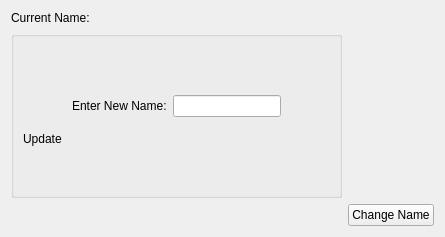
                 <widget class="QWidget" name="editNamePage">
                  <layout class="QGridLayout" name="gridLayout_6">
                   <item row="1" column="0">
                    <widget class="QGroupBox" name="editNamePageLayout">
                     <layout class="QVBoxLayout" name="verticalLayout_22">
                      <item>
                       <spacer name="verticalSpacer_25">
                        <property name="orientation">
                         <enum>Qt::Vertical</enum>
                        </property>
                        <property name="sizeHint" stdset="0">
                         <size>
                          <width>20</width>
                          <height>40</height>
                         </size>
                        </property>
                       </spacer>
                      </item>
                      <item>
                       <widget class="QFrame" name="frameEditUser">
                        <layout class="QHBoxLayout" name="horizontalLayout_16">
                         <item>
                          <spacer name="horizontalSpacer_33">
                           <property name="orientation">
                            <enum>Qt::Horizontal</enum>
                           </property>
                           <property name="sizeHint" stdset="0">
                            <size>
                             <width>40</width>
                             <height>20</height>
                            </size>
                           </property>
                          </spacer>
                         </item>
                         <item>
                          <widget class="QLabel" name="enterNewNameLabel">
                           <property name="text">
                            <string>Enter New Name:</string>
                           </property>
                          </widget>
                         </item>
                         <item>
                          <widget class="QLineEdit" name="enterNewNamelineEdit"/>
                         </item>
                         <item>
                          <spacer name="horizontalSpacer_34">
                           <property name="orientation">
                            <enum>Qt::Horizontal</enum>
                           </property>
                           <property name="sizeHint" stdset="0">
                            <size>
                             <width>40</width>
                             <height>20</height>
                            </size>
                           </property>
                          </spacer>
                         </item>
                        </layout>
                       </widget>
                      </item>
                      <item>
                       <widget class="QLabel" name="editUserNameChangedErrrorShow">
                        <property name="text">
                         <string>Update</string>
                        </property>
                       </widget>
                      </item>
                      <item>
                       <spacer name="verticalSpacer_24">
                        <property name="orientation">
                         <enum>Qt::Vertical</enum>
                        </property>
                        <property name="sizeHint" stdset="0">
                         <size>
                          <width>20</width>
                          <height>40</height>
                         </size>
                        </property>
                       </spacer>
                      </item>
                     </layout>
                    </widget>
                   </item>
                   <item row="3" column="1">
                    <widget class="QPushButton" name="editNamePageChangeName">
                     <property name="sizePolicy">
                      <sizepolicy hsizetype="Maximum" vsizetype="Fixed">
                       <horstretch>0</horstretch>
                       <verstretch>0</verstretch>
                      </sizepolicy>
                     </property>
                     <property name="text">
                      <string>Change Name</string>
                     </property>
                    </widget>
                   </item>
                   <item row="0" column="0">
                    <widget class="QLabel" name="editUserShowCurrentName">
                     <property name="text">
                      <string>Current Name: </string>
                     </property>
                    </widget>
                   </item>
                  </layout>
                 </widget>
